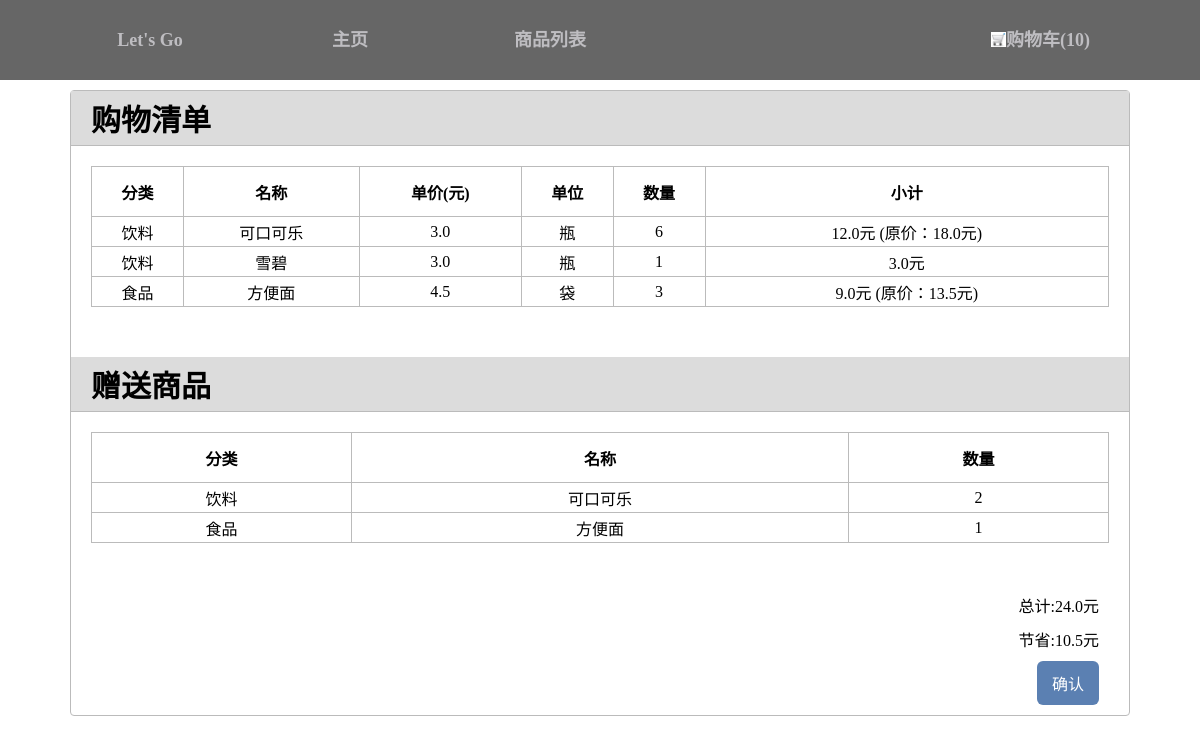
The app's page /go with its own data.
### post/models.py (models this page shows, shortened)
class PurchasedItems(models.Model):
    count=models.IntegerField(default=0,null=False)
    goods_id=models.IntegerField(default=1,null=False)
    classification=models.CharField(max_length=10,default='')
    name= models.CharField(max_length=10,default='')
    price=models.FloatField(max_length=10,default=0)
    unit=models.CharField(max_length=10,default='')
    subtotal= models.FloatField(max_length=10, default=0)
    costprice=models.FloatField(max_length=10, default=0)
    freecount = models.IntegerField(default=0,null=False)
    @classmethod
    def shopping_cart(cls):
        sum_count = 0
        for count  in PurchasedItems.objects.all():
            sum_count = sum_count + count.count
        return sum_count

### post/views.py (the view)
# urls.py: url(r'^go$', views.go, name='go'),
def go(request):
    carts = PurchasedItems.objects.all()
    preferrntial_goods = carts.exclude(freecount=0)
    if request.method == 'POST':
        PurchasedItems.objects.all().delete()
        return HttpResponse()
    total = 0
    save = 0
    for goods in PurchasedItems.objects.all():
        total += goods.subtotal
        save += goods.costprice
    save = save - total
    return render(request, 'post/go.html',{
                                           'carts':carts,
                                           'sum_count':PurchasedItems.shopping_cart(),
                                           'total':total,
                                           'save':save,
                                           'preferrntial_goods':preferrntial_goods
                                           })

### post/templates/post/go.html
{% extends 'post/base.html' %}
{% load staticfiles %}
{% block head %}
   <link rel="stylesheet" href="{% static 'css/go.css' %}">
{% endblock head %}
{% block content %}
<div class="list">
        <div class="min">
            <h1>购物清单</h1>
        </div>
        <div class="inform">
            <table>
                <tr>
                    <th>分类</th>
                    <th>名称</th>
                    <th>单价(元)</th>
                    <th>单位</th>
                    <th>数量</th>
                    <th>小计</th>
                </tr>
                {% for post in carts %}
                    <tr>
                        <td> {{ post.classification }}</td>
                        <td>{{ post.name }}</td>
                        <td> {{ post.price }}</td>
                        <td>{{ post.unit }} </td>
                        <td>{{ post.count }}</td>
                        <td>{{post.subtotal}}元
                        {% if post.costprice > post.subtotal %}
                                    <numbr>(原价：<numbr>{{post.costprice }}</numbr>元)</numbr>
                                {% endif %}
                    </td>
                    </tr>
                {% endfor %}
            </table>
         </div>
        <div class="min">
            <h1>赠送商品</h1>
        </div>
        <div class="inform">
            <table>
                <tr>
                    <th>分类</th>
                    <th>名称</th>
                    <th>数量</th>
                </tr>
                {% for goods in preferrntial_goods %}
                    <tr>
                        <td> {{ goods.classification }}</td>
                        <td>{{ goods.name }}</td>
                        <td> {{ goods.freecount }}</td>
                    </tr>
                {% endfor %}
            </table>
         </div>
        <div class="text">总计:<num>{{total}}</num>元</div>
<div class="text">节省:<num>{{save}}</num>元</div>
        <div class="button"   onclick="go()">确认</div>
</div>
 {% endblock content %}

### post/static/css/base.css (style rules this page uses)
body { margin: 0; min-width: 966px; }

### post/static/css/go.css (style rules this page uses)
table { width:100%; border-collapse:collapse; }
table, td, th { border:1px solid #bbbbbb; }
th { height: 50px; }
td { text-align: center; height: 30px; }
.min h1 { border-bottom-style:solid; border-width: 1px; border-color: #bbbbbb; background:#DCDCDC; margin:0; text-align: left; padding: 5px 20px; font-size: 30px; }
.list { border-style:solid; border-width: thin; border-color: #bbbbbb; margin: 10px 70px ; border-radius:4px ; text-align:right; }
.inform { padding:20px 20px 50px 20px; }
.text { margin: 0 30px 10px 0; }
.button { background-color: #5b80b2; border: none; color: white; display: inline-block; font-size: 16px; border-radius: 6px; padding: 10px 15px ; margin: 0 30px 10px 0; cursor: pointer; }

### records on screen
PurchasedItems: classification "饮料", name "可口可乐", price "3.0", unit "瓶", count "6", subtotal "12.0", costprice "18.0", freecount "2"
PurchasedItems: classification "饮料", name "雪碧", price "3.0", unit "瓶", count "1", subtotal "3.0"
PurchasedItems: classification "食品", name "方便面", price "4.5", unit "袋", count "3", subtotal "9.0", costprice "13.5", freecount "1"

### other values on screen
{{ sum_count }} "10"
{{ total }} "24.0"
{{ save }} "10.5"
